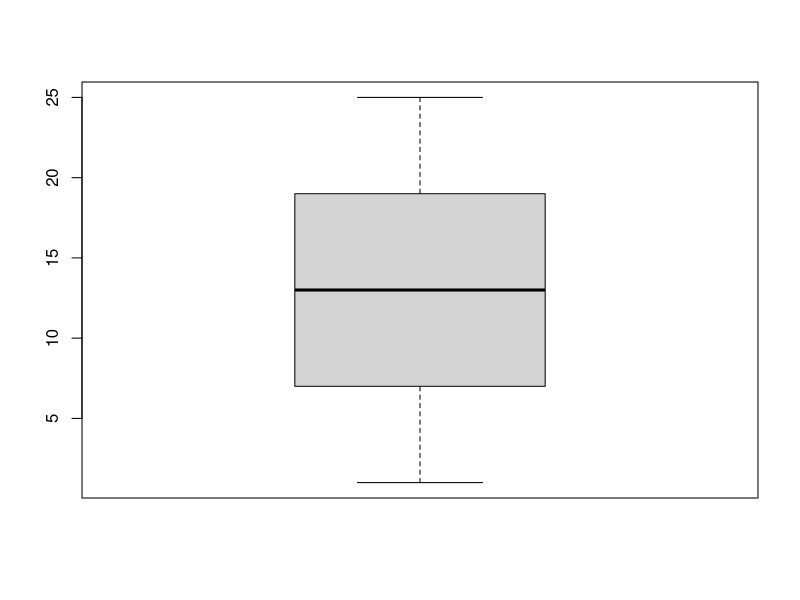

The R script that drew this image:
## ---- chunk 1
#加
5 + 3
#乘
5 * 3
#除
5 / 3
#次方
5 ^ 3
#餘數
5 %% 3
#商
5 %/% 3

## ---- chunk 2
##Sequence
1:10
seq(1, 10, 2)
#從第一個開始每兩個取一次
seq(1,10, length.out = 6)
#1~10等差取6個數
## ---- chunk 3
##Assign a names to a value
a <- 3 ^ 5
a
## ---- chunk 4
##Special values
NA
NaN
Inf
pi
1e-3
Inf - Inf + 10
signif(83524, digits = 2)
trunc(125.3333)#去掉小數
## ---- chunk 5
x <- 1:25
mean(x)
var(x)
quantile(x, c(0.1, 0.5, 0.7))
##Create a vector
x <- c(1, 3, 5, 7, 9, 11)
y <- c(2, 4, 6, 8, 10, 12)
x
y
z <- c(1:25, NA)
mean(z, na.rm = TRUE) #要把NA去除
summary(z)
boxplot(z)
objects()   #現在有的變數

## ---- chunk 6
##Vectors
v1 <- c(1:5)
v2 <- c(3:6)
length(v1)#vector裡面有幾個元素
v1
v1[1]
v1[-1]#刪除第一個
rep(seq(2, 10, 2), 2)
rep(c(1, 4), c(3, 2))
a <- c(3, 4, 2, 7, 10, 23, 8, 9, 11)
sort(a)#按大小排
order(a)#6(sort之後數字原本的index)

## ---- chunk 7
##Character vectors
text1 <- "Hello R World!!!" 
text1
toupper(text1)
colors <- c("red", "yellow", "BLUE")
more.colors <- c(colors, "green", "cyan")
grep("y", more.colors)#有y元素的index
paste(colors, "line")
f.c <- factor(colors)
#[1] red    yellow BLUE  
#Levels: BLUE red yellow(按字母順序排)
##Logical words
T
F
3 > 5
A <- c(T, T, F, T, F)
!A
sum(A)#有幾個TRUE
is.na(NA)
is.na(2)
c(class(2), class('Hello'), class(TRUE))
